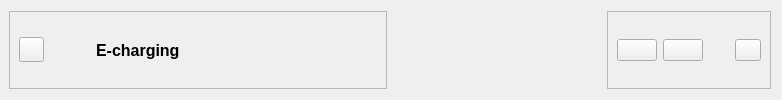
         <widget class="QFrame" name="header">
          <property name="enabled">
           <bool>true</bool>
          </property>
          <property name="minimumSize">
           <size>
            <width>782</width>
            <height>0</height>
           </size>
          </property>
          <layout class="QHBoxLayout" name="horizontalLayout">
           <property name="sizeConstraint">
            <enum>QLayout::SetDefaultConstraint</enum>
           </property>
           <property name="leftMargin">
            <number>9</number>
           </property>
           <item>
            <widget class="QFrame" name="frame">
             <property name="frameShape">
              <enum>QFrame::StyledPanel</enum>
             </property>
             <property name="frameShadow">
              <enum>QFrame::Raised</enum>
             </property>
             <layout class="QHBoxLayout" name="horizontalLayout_3">
              <item>
               <widget class="QPushButton" name="pushButton_4">
                <property name="maximumSize">
                 <size>
                  <width>25</width>
                  <height>25</height>
                 </size>
                </property>
                <property name="text">
                 <string/>
                </property>
                <property name="icon">
                 <iconset>
                  <normaloff>../../../Downloads/received_912114473341634.webp</normaloff>../../../Downloads/received_912114473341634.webp</iconset>
                </property>
                <property name="iconSize">
                 <size>
                  <width>25</width>
                  <height>25</height>
                 </size>
                </property>
               </widget>
              </item>
              <item>
               <widget class="QLabel" name="label_2">
                <property name="minimumSize">
                 <size>
                  <width>30</width>
                  <height>30</height>
                 </size>
                </property>
                <property name="maximumSize">
                 <size>
                  <width>40</width>
                  <height>100</height>
                 </size>
                </property>
                <property name="styleSheet">
                 <string notr="true">border-image: url(:/img/img/logo.png);</string>
                </property>
                <property name="text">
                 <string/>
                </property>
               </widget>
              </item>
              <item>
               <widget class="QLabel" name="label">
                <property name="font">
                 <font>
                  <pointsize>12</pointsize>
                  <weight>75</weight>
                  <bold>true</bold>
                 </font>
                </property>
                <property name="cursor">
                 <cursorShape>PointingHandCursor</cursorShape>
                </property>
                <property name="lineWidth">
                 <number>1</number>
                </property>
                <property name="text">
                 <string>E-charging</string>
                </property>
               </widget>
              </item>
             </layout>
            </widget>
           </item>
           <item alignment="Qt::AlignRight">
            <widget class="QFrame" name="frame_2">
             <property name="frameShape">
              <enum>QFrame::StyledPanel</enum>
             </property>
             <property name="frameShadow">
              <enum>QFrame::Raised</enum>
             </property>
             <layout class="QHBoxLayout" name="horizontalLayout_4">
              <item>
               <widget class="QPushButton" name="pushButton_3">
                <property name="cursor">
                 <cursorShape>PointingHandCursor</cursorShape>
                </property>
                <property name="text">
                 <string/>
                </property>
                <property name="icon">
                 <iconset resource="resource.qrc">
                  <normaloff>:/img/img/web.png</normaloff>:/img/img/web.png</iconset>
                </property>
                <property name="iconSize">
                 <size>
                  <width>20</width>
                  <height>20</height>
                 </size>
                </property>
               </widget>
              </item>
              <item>
               <widget class="QPushButton" name="pushButton_2">
                <property name="cursor">
                 <cursorShape>PointingHandCursor</cursorShape>
                </property>
                <property name="text">
                 <string/>
                </property>
                <property name="icon">
                 <iconset resource="resource.qrc">
                  <normaloff>:/img/img/notification.png</normaloff>:/img/img/notification.png</iconset>
                </property>
                <property name="iconSize">
                 <size>
                  <width>20</width>
                  <height>20</height>
                 </size>
                </property>
               </widget>
              </item>
              <item>
               <widget class="QLabel" name="username">
                <property name="font">
                 <font>
                  <pointsize>12</pointsize>
                  <weight>75</weight>
                  <bold>true</bold>
                 </font>
                </property>
                <property name="text">
                 <string/>
                </property>
               </widget>
              </item>
              <item>
               <spacer name="horizontalSpacer">
                <property name="orientation">
                 <enum>Qt::Horizontal</enum>
                </property>
                <property name="sizeHint" stdset="0">
                 <size>
                  <width>10</width>
                  <height>20</height>
                 </size>
                </property>
               </spacer>
              </item>
              <item>
               <widget class="QPushButton" name="pushButton">
                <property name="minimumSize">
                 <size>
                  <width>26</width>
                  <height>22</height>
                 </size>
                </property>
                <property name="maximumSize">
                 <size>
                  <width>26</width>
                  <height>22</height>
                 </size>
                </property>
                <property name="cursor">
                 <cursorShape>PointingHandCursor</cursorShape>
                </property>
                <property name="text">
                 <string/>
                </property>
                <property name="icon">
                 <iconset resource="resource.qrc">
                  <normaloff>:/img/img/user.png</normaloff>:/img/img/user.png</iconset>
                </property>
                <property name="iconSize">
                 <size>
                  <width>20</width>
                  <height>20</height>
                 </size>
                </property>
               </widget>
              </item>
             </layout>
            </widget>
           </item>
          </layout>
         </widget>
